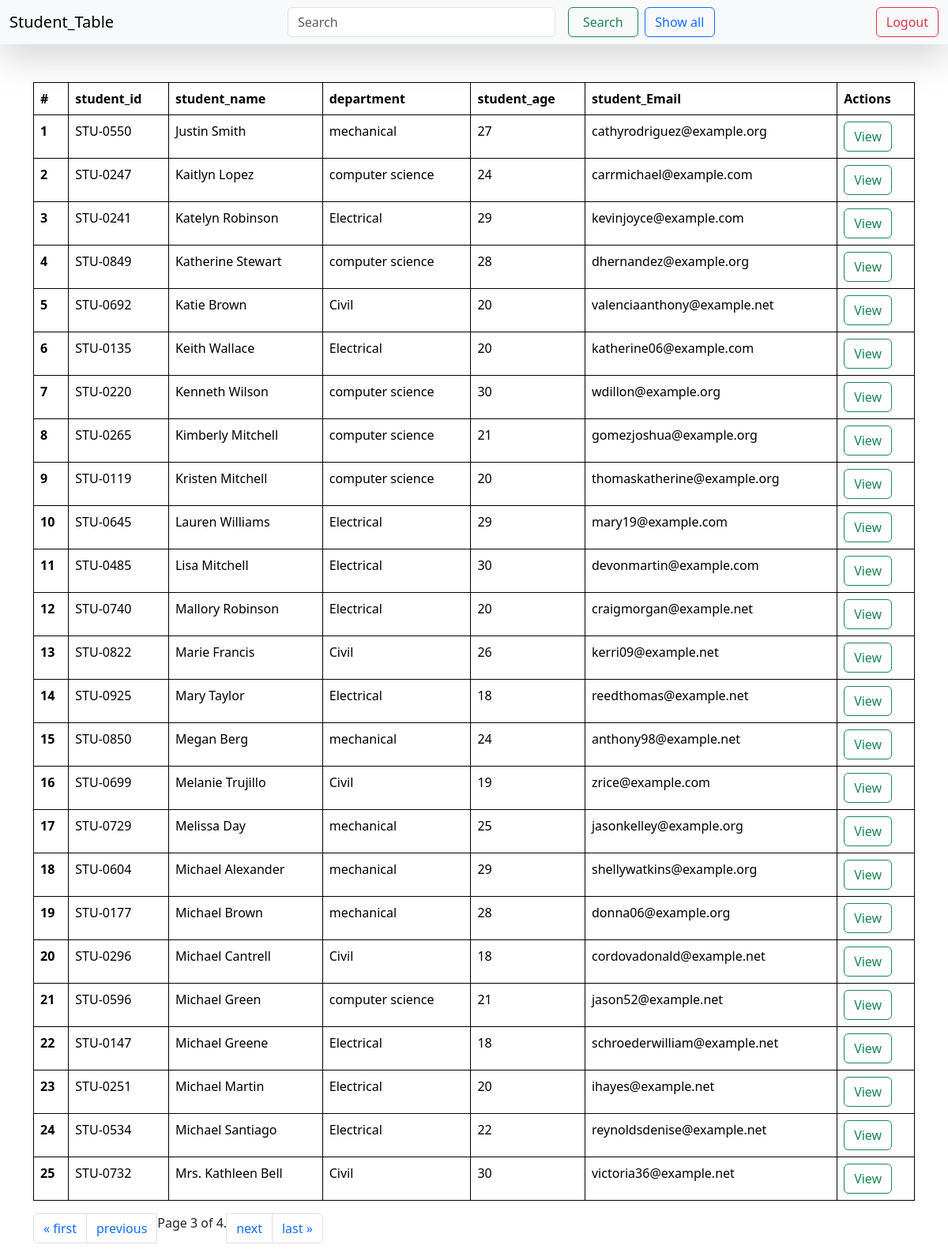
/?page=3, run on the app's committed database.
### reports/models.py (models this page shows, shortened)
class student(models.Model):
    department = models.ForeignKey(Department, related_name="depart", on_delete=models.CASCADE, null=True, blank=True)
    student_id = models.OneToOneField(StudentID, related_name="studentid", on_delete=models.CASCADE, null=True, blank=True)
    student_name = models.CharField(max_length=100)
    student_email = models.EmailField(unique=True)
    student_age = models.IntegerField(default=18)
    student_address = models.TextField()
    class Meta:
        ordering = ['student_name']
        verbose_name = "student"

class StudentID(models.Model):
    student_id = models.CharField(max_length=100)
    def __str__(self) -> str:
        return self.student_id

class Department(models.Model):
    department = models.CharField(max_length=100)
    def __str__(self) -> str:
        return self.department
    class Meta:
        ordering = ['department']

### reports/views.py (the view, shortened to what this page needs)
# urls.py: path('', get_students, name="getstudents"),
def get_students(request):
    queryset = student.objects.all()
    paginator = Paginator(queryset, 25)  # Show 25 contacts per page.
    page_number = request.GET.get("page", 1)
    page_obj = paginator.get_page(page_number)
    return render(request, "students.html", context={"queryset": page_obj})

### reports/templates/students.html (shortened to what this page needs)
{% extends "base.html" %}
{% block start %}
<nav class="navbar bg-body-tertiary shadow-lg sticky-top">
    <div class="container-fluid">
      <a class="navbar-brand">Student_Table</a>
      <form class="d-flex" role="search">
        <input class="form-control me-2" type="search" name="search" placeholder="Search" aria-label="Search">
        <button class="btn btn-outline-success mx-2" type="submit" style="width: 130px;">Search</button>
        <a class="btn btn-outline-primary" href="/" type="submit" style="width: 130px;">Show all</a>
      </form>
      <form class="d-flex" role="search">
        <button class="btn btn-outline-danger" type="submit">Logout</button>
      </form>
    </div>
  </nav>
<div class="container mt-5">
    <table class="table">
        <thead>
          <tr>
            <th scope="col">#</th>
            <th scope="col">student_id</th>
            <th scope="col">student_name</th>
            <th scope="col">department</th>
            <th scope="col">student_age</th>
            <th scope="col">student_Email</th>
            <th scope="col">Actions</th>
          </tr>
        </thead>
        <tbody>
            {% for student in queryset %}
          <tr>
            <th scope="row">{{forloop.counter}}</th>
            <td>
              {{student.student_id}}</td>
            <td>{{student.student_name}}</td>
            <td>{{student.department}}</td>
            <td>{{student.student_age}}</td>
            <td>{{student.student_email}}</td>
            <td><a href="{% url 'see_marks' student.student_id %}" class="btn btn-outline-success">View</a></td>
          </tr>
          {% endfor %}
        </tbody>
      </table>
      <nav aria-label="Page navigation example">
        <ul class="pagination">
            {% if queryset.has_previous %}
            <li class="page-item"><a class="page-link" href="?page=1">&laquo; first</a></li>
            <li class="page-item"><a class="page-link" href="?page={{ queryset.previous_page_number }}">previous</a></li>
            {% endif %}
            <span class="current">
                Page {{ queryset.number }} of {{ queryset.paginator.num_pages }}.
            </span>
            {% if queryset.has_next %}
            <li class="page-item"><a class="page-link" href="?page={{ queryset.next_page_number }}">next</a></li>
              <li class="page-item"><a class="page-link" href="?page={{ queryset.paginator.num_pages }}">last &raquo;</a></li>
            {% endif %}
          </ul>
        </nav>
{% endblock %}

### reports/templates/base.html (style rules this page uses)
table, th, td { border: 1px solid black; }

### data on the page
student: student_id "STU-0550", student_name "Justin Smith", department "mechanical", student_age "27", student_email "cathyrodriguez@example.org"
student: student_id "STU-0247", student_name "Kaitlyn Lopez", department "computer science", student_age "24", student_email "carrmichael@example.com"
student: student_id "STU-0241", student_name "Katelyn Robinson", department "Electrical", student_age "29", student_email "kevinjoyce@example.com"
student: student_id "STU-0849", student_name "Katherine Stewart", department "computer science", student_age "28", student_email "dhernandez@example.org"
student: student_id "STU-0692", student_name "Katie Brown", department "Civil", student_age "20", student_email "valenciaanthony@example.net"
student: student_id "STU-0135", student_name "Keith Wallace", department "Electrical", student_age "20", student_email "katherine06@example.com"
student: student_id "STU-0220", student_name "Kenneth Wilson", department "computer science", student_age "30", student_email "wdillon@example.org"
student: student_id "STU-0265", student_name "Kimberly Mitchell", department "computer science", student_age "21", student_email "gomezjoshua@example.org"
student: student_id "STU-0119", student_name "Kristen Mitchell", department "computer science", student_age "20", student_email "thomaskatherine@example.org"
student: student_id "STU-0645", student_name "Lauren Williams", department "Electrical", student_age "29", student_email "mary19@example.com"
student: student_id "STU-0485", student_name "Lisa Mitchell", department "Electrical", student_age "30", student_email "devonmartin@example.com"
student: student_id "STU-0740", student_name "Mallory Robinson", department "Electrical", student_age "20", student_email "craigmorgan@example.net"
student: student_id "STU-0822", student_name "Marie Francis", department "Civil", student_age "26", student_email "kerri09@example.net"
student: student_id "STU-0925", student_name "Mary Taylor", department "Electrical", student_age "18", student_email "reedthomas@example.net"
student: student_id "STU-0850", student_name "Megan Berg", department "mechanical", student_age "24", student_email "anthony98@example.net"
student: student_id "STU-0699", student_name "Melanie Trujillo", department "Civil", student_age "19", student_email "zrice@example.com"
student: student_id "STU-0729", student_name "Melissa Day", department "mechanical", student_age "25", student_email "jasonkelley@example.org"
student: student_id "STU-0604", student_name "Michael Alexander", department "mechanical", student_age "29", student_email "shellywatkins@example.org"
student: student_id "STU-0177", student_name "Michael Brown", department "mechanical", student_age "28", student_email "donna06@example.org"
student: student_id "STU-0296", student_name "Michael Cantrell", department "Civil", student_age "18", student_email "cordovadonald@example.net"
student: student_id "STU-0596", student_name "Michael Green", department "computer science", student_age "21", student_email "jason52@example.net"
student: student_id "STU-0147", student_name "Michael Greene", department "Electrical", student_age "18", student_email "schroederwilliam@example.net"
student: student_id "STU-0251", student_name "Michael Martin", department "Electrical", student_age "20", student_email "ihayes@example.net"
student: student_id "STU-0534", student_name "Michael Santiago", department "Electrical", student_age "22", student_email "reynoldsdenise@example.net"
student: student_id "STU-0732", student_name "Mrs. Kathleen Bell", department "Civil", student_age "30", student_email "victoria36@example.net"

### other printed values
{{ queryset.number }} "3"
{{ queryset.paginator.num_pages }} "4"
